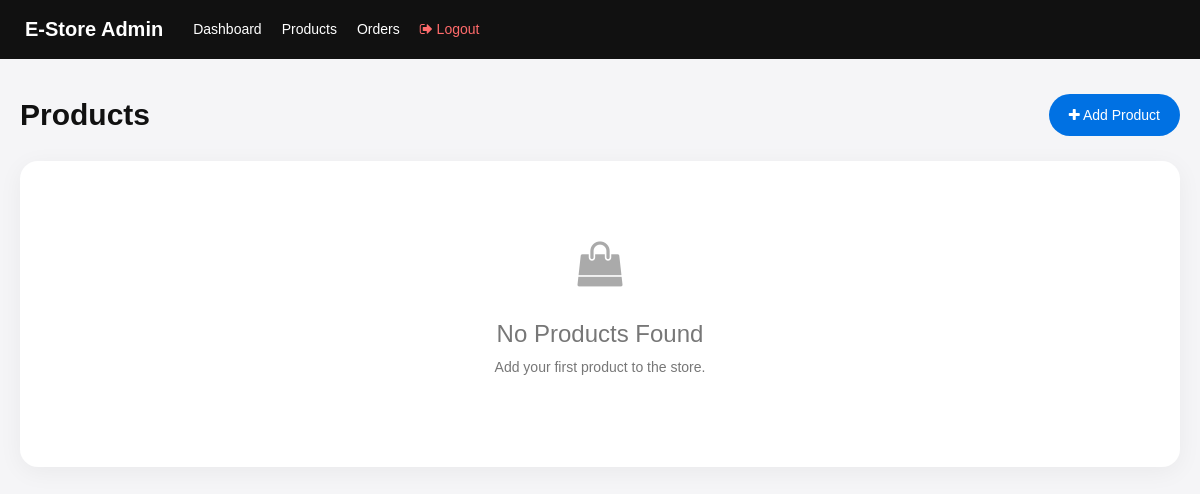
Page /admin/products.php (signed in) on the earlier database version.
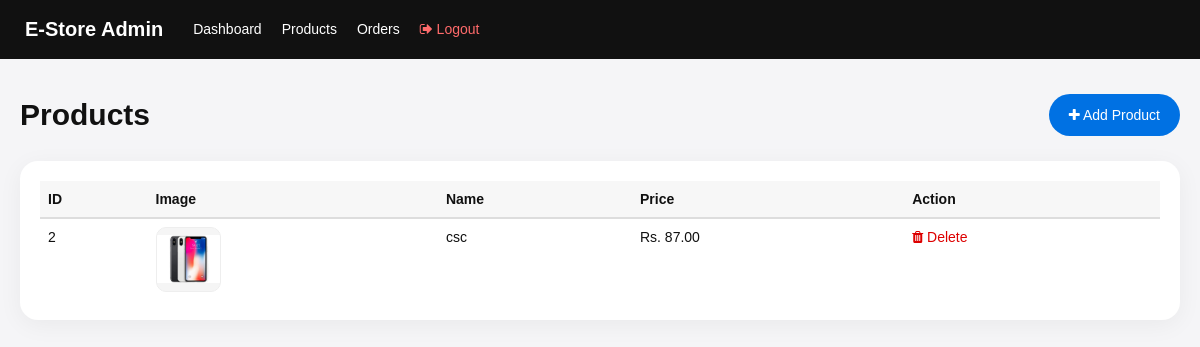
Same page on the later database version.
### tables this page shows
CREATE TABLE `products` (
  `id` int(11) NOT NULL,
  `name` varchar(255) NOT NULL,
  `description` text NOT NULL,
  `price` decimal(10,2) NOT NULL,
  `image` varchar(255) NOT NULL,
  `created_at` timestamp NOT NULL DEFAULT current_timestamp()
);

### admin/products.php (the view, shortened to what this page needs)
<?php
require_once "../includes/common.php";
$query = "
    SELECT *
    FROM products
    ORDER BY id DESC
";
$result = mysqli_query($con, $query);
?>
<!DOCTYPE html>
<html lang="en">
<head>
    <link rel="stylesheet"
          href="../bootstrap/css/bootstrap.min.css">
    <link rel="stylesheet"
          href="../css/font-awesome/css/font-awesome.min.css">
</head>
<body>
<div class="navbar-admin">
    <a href="dashboard.php" class="logo">
        E-Store Admin
    </a>
    <a href="dashboard.php">
        Dashboard
    </a>
    <a href="products.php">
        Products
    </a>
    <a href="orders.php">
        Orders
    </a>
    <a href="logout.php" class="logout">
        <i class="fa fa-sign-out"></i>
        Logout
    </a>
</div>
<div class="container-main">
    <div class="top">
        <h2>
            Products
        </h2>
        <a
            href="add-product.php"
            class="add-btn"
        >
            <i class="fa fa-plus"></i>
            Add Product
        </a>
    </div>
    <div class="table-box">
        <?php if (mysqli_num_rows($result) > 0): ?>
            <table class="table table-hover">
                <thead>
                    <tr>
                        <th>
                            ID
                        </th>
                        <th>
                            Image
                        </th>
                        <th>
                            Name
                        </th>
                        <th>
                            Price
                        </th>
                        <th>
                            Action
                        </th>
                    </tr>
                </thead>
                <tbody>
                <?php while (
                    $row = mysqli_fetch_assoc($result)
                ): ?>
                    <tr>
                        <td>
                            <?php
                            echo (int)$row['id'];
                            ?>
                        </td>
                        <td>
                            <img
                                class="product-img"
                                src="../img/<?php
                                    echo htmlspecialchars(
                                        $row['image'],
                                        ENT_QUOTES,
                                        'UTF-8'
                                    );
                                ?>"
                                alt="<?php
                                    echo htmlspecialchars(
                                        $row['name'],
                                        ENT_QUOTES,
                                        'UTF-8'
                                    );
                                ?>"
                                onerror="this.style.display='none';"
                            >
                        </td>
                        <td>
                            <?php
                            echo htmlspecialchars(
                                $row['name'],
                                ENT_QUOTES,
                                'UTF-8'
                            );
                            ?>
                        </td>
                        <td>
                            Rs.
                            <?php
                            echo number_format(
                                (float)$row['price'],
                                2
                            );
                            ?>
                        </td>
                        <td>
                            <a
                                class="delete"
                                href="delete-product.php?id=<?php
                                    echo (int)$row['id'];
                                ?>"
                                onclick="
                                    return confirm(
                                        'Are you sure you want to delete this product?'
                                    );
                                "
                            >
                                <i class="fa fa-trash"></i>
                                Delete
                            </a>
                        </td>
                    </tr>
                <?php endwhile; ?>
                </tbody>
            </table>
        <?php else: ?>
            <div class="empty">
                <i class="fa fa-shopping-bag"></i>
                <h3>
                    No Products Found
                </h3>
                <p>
                    Add your first product to the store.
                </p>
            </div>
        <?php endif; ?>
    </div>
</div>
</body>
</html>

Differences in the rows shown:
added products: id "2", image (picture), name "csc", price "87.00"
Other differences:
text no longer shown: "No Products Found Add your first product to the store."
text now shown: "ID Image Name Price Action"
